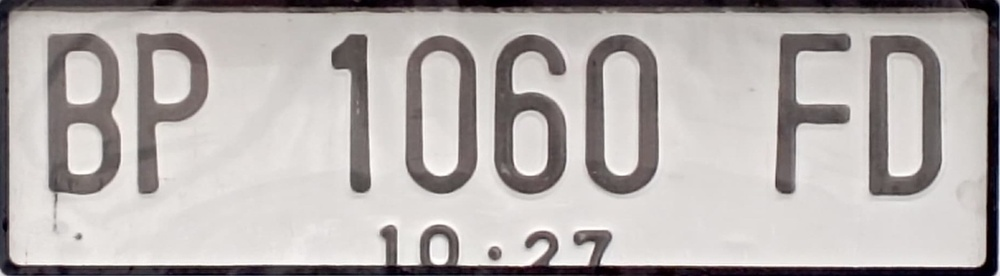
#> input picture resources/python/source/plate6.jpg, 1000 x 276 px, shrunk from 1844 x 509 before the run
$ python detect_plat.py
#> lines starting #> are read from the running program, lines starting #| are printed output that depends on the picture; after the words box and inside, x2 and y2 are one past the last pixel; in counts of white or black regions, pixels touching at a corner belong together
from PIL import Image
import pytesseract
import cv2

# Path ke Tesseract
pytesseract.pytesseract.tesseract_cmd = r'C:\Program Files\Tesseract-OCR\tesseract.exe'

image_path = "source/plate6.jpg"  # Sesuaikan dengan path gambar
image = cv2.imread(image_path)
#> image is the input picture: shape (276, 1000, 3); mean B, G, R 173.5, 175.3, 181


if image is None:
    print("Gambar tidak ditemukan! Periksa path.")
else:
    print("Gambar berhasil di-load.")

# Konversi ke grayscale
gray = cv2.cvtColor(image, cv2.COLOR_BGR2GRAY)

# Terapkan thresholding untuk meningkatkan kontras
_, binary = cv2.threshold(gray, 150, 255, cv2.THRESH_BINARY)
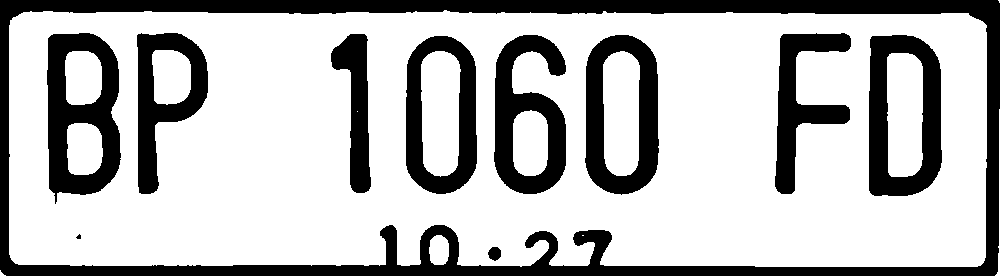
#> binary: shape (276, 1000); 72.3% white; 11 black regions (1 under 20 px), largest, box (x1, y1, x2, y2) and area: (0, 0, 1000, 276) 31325, (47, 33, 121, 204) 7208, (869, 35, 942, 196) 6667

# menerapkan morphological operations untuk mengurangi noise
kernel = cv2.getStructuringElement(cv2.MORPH_RECT, (2, 2))
processed = cv2.morphologyEx(binary, cv2.MORPH_CLOSE, kernel)
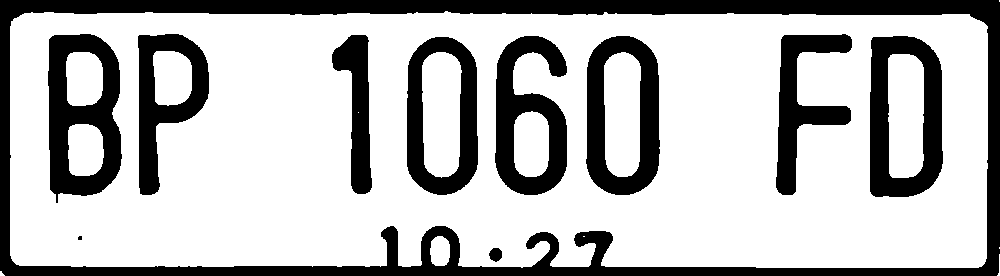
#> processed: shape (276, 1000); 72.2% white; 11 black regions (1 under 20 px), largest, box (x1, y1, x2, y2) and area: (0, 0, 1000, 276) 31492, (48, 34, 122, 203) 7204, (870, 36, 943, 197) 6667

# meyimpan gambar yang sudah diproses untuk debugging
cv2.imwrite("processed_image.jpg", processed)

# Menampilkan gambar original dan hasil praproses
cv2.imshow("Original Image", image)
cv2.imshow("Processed Image", processed)
cv2.waitKey(0)
cv2.destroyAllWindows()

# Ekstrak teks menggunakan Tesseract
custom_config = r'--psm 6'  # Mode Tesseract yang cocok untuk satu baris teks
#> (the run stopped early here; a loop or call above may not have finished)

$ run again, with resources/python/source/plate1.jpg copied over resources/python/source/plate6.jpg
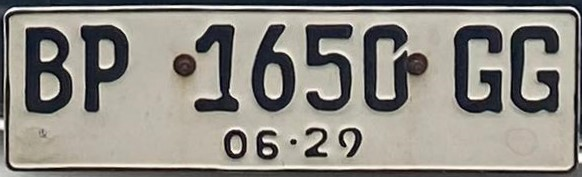
#> input picture resources/python/source/plate1.jpg, 582 x 177 px
#> image is the input picture: shape (177, 582, 3); mean B, G, R 131.8, 138.7, 142
#> `_, binary = cv2.threshold(gray, 150, 255, cv2.THRESH_BINARY)`:
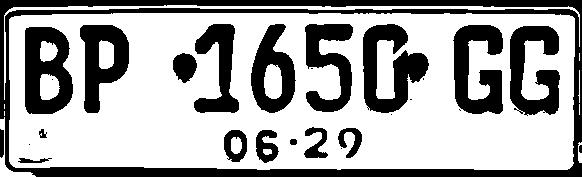
#> binary: shape (177, 582); 65.1% white; 27 black regions (8 under 20 px), largest, box (x1, y1, x2, y2) and area: (0, 0, 582, 177) 12975, (363, 24, 429, 113) 3058, (25, 27, 73, 114) 2939
#> `processed = cv2.morphologyEx(binary, cv2.MORPH_CLOSE, kernel)`:
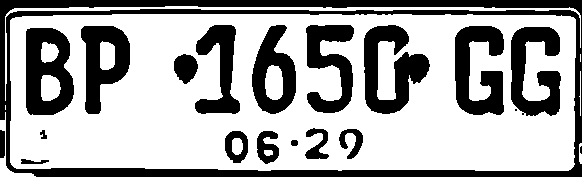
#> processed: shape (177, 582); 65.2% white; 20 black regions (2 under 20 px), largest, box (x1, y1, x2, y2) and area: (0, 0, 582, 177) 12967, (364, 25, 430, 114) 3051, (26, 28, 74, 115) 2933

$ run again, with resources/python/source/plate2.jpg copied over resources/python/source/plate6.jpg
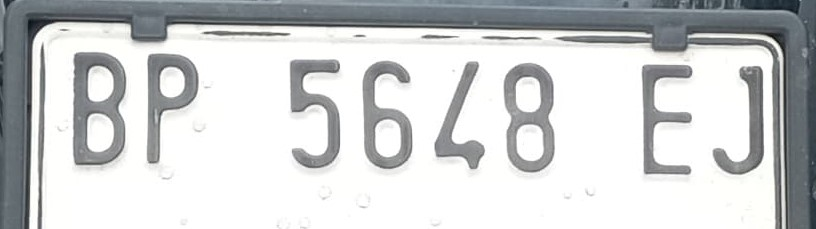
#> input picture resources/python/source/plate2.jpg, 816 x 229 px
#> image is the input picture: shape (229, 816, 3); mean B, G, R 207.5, 206.8, 205
#> `_, binary = cv2.threshold(gray, 150, 255, cv2.THRESH_BINARY)`:
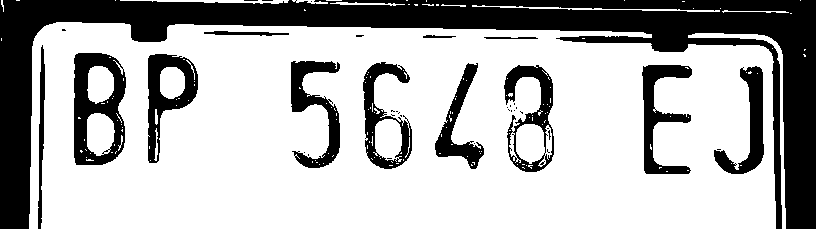
#> binary: shape (229, 816); 69.5% white; 39 black regions (26 under 20 px), largest, box (x1, y1, x2, y2) and area: (0, 0, 816, 229) 38268, (74, 53, 126, 165) 3353, (148, 54, 198, 163) 2273
#> `processed = cv2.morphologyEx(binary, cv2.MORPH_CLOSE, kernel)`:
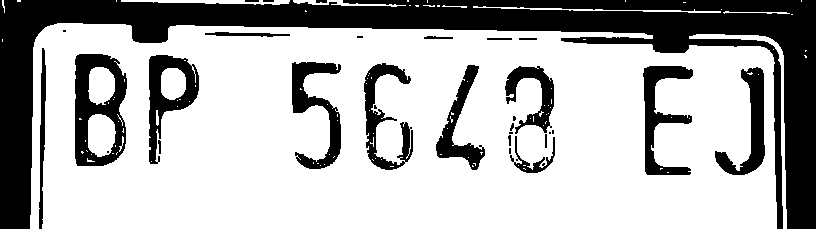
#> processed: shape (229, 816); 69.5% white; 31 black regions (9 under 20 px), largest, box (x1, y1, x2, y2) and area: (0, 0, 816, 229) 38742, (75, 54, 127, 166) 3320, (149, 55, 199, 164) 2216

$ run again, with resources/python/source/plate3.jpg copied over resources/python/source/plate6.jpg
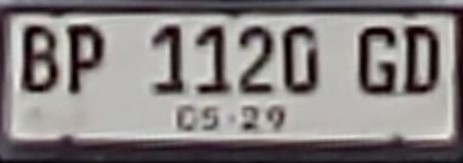
#> input picture resources/python/source/plate3.jpg, 463 x 163 px
#> image is the input picture: shape (163, 463, 3); mean B, G, R 128, 128.5, 133.9
#> `_, binary = cv2.threshold(gray, 150, 255, cv2.THRESH_BINARY)`:
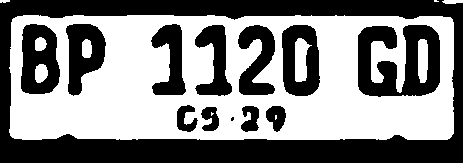
#> binary: shape (163, 463); 52.2% white; 13 black regions (1 under 20 px), largest, box (x1, y1, x2, y2) and area: (0, 0, 463, 163) 20812, (358, 25, 440, 97) 3951, (21, 24, 60, 94) 1994
#> `processed = cv2.morphologyEx(binary, cv2.MORPH_CLOSE, kernel)`:
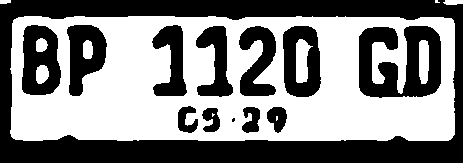
#> processed: shape (163, 463); 52.3% white; 13 black regions (1 under 20 px), largest, box (x1, y1, x2, y2) and area: (0, 0, 463, 163) 20773, (359, 26, 441, 98) 3951, (22, 25, 61, 95) 1994
